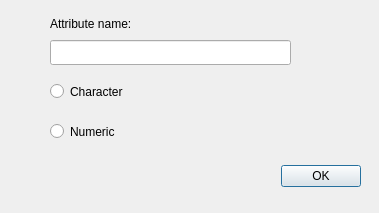
<?xml version="1.0" encoding="UTF-8"?>
<ui version="4.0">
 <class>DialogAddAttribute</class>
 <widget class="QDialog" name="DialogAddAttribute">
  <property name="geometry">
   <rect>
    <x>0</x>
    <y>0</y>
    <width>379</width>
    <height>213</height>
   </rect>
  </property>
  <property name="windowTitle">
   <string>Add Attribute</string>
  </property>
  <widget class="QDialogButtonBox" name="buttonBox">
   <property name="geometry">
    <rect>
     <x>20</x>
     <y>160</y>
     <width>341</width>
     <height>32</height>
    </rect>
   </property>
   <property name="orientation">
    <enum>Qt::Horizontal</enum>
   </property>
   <property name="standardButtons">
    <set>QDialogButtonBox::Ok</set>
   </property>
  </widget>
  <widget class="QLabel" name="label_att_name">
   <property name="geometry">
    <rect>
     <x>50</x>
     <y>10</y>
     <width>301</width>
     <height>28</height>
    </rect>
   </property>
   <property name="text">
    <string>Attribute name:</string>
   </property>
  </widget>
  <widget class="QLineEdit" name="lineEdit_name">
   <property name="geometry">
    <rect>
     <x>50</x>
     <y>40</y>
     <width>241</width>
     <height>25</height>
    </rect>
   </property>
  </widget>
  <widget class="QRadioButton" name="radioButton_character">
   <property name="geometry">
    <rect>
     <x>50</x>
     <y>80</y>
     <width>241</width>
     <height>23</height>
    </rect>
   </property>
   <property name="text">
    <string>Character</string>
   </property>
  </widget>
  <widget class="QRadioButton" name="radioButton_numeric">
   <property name="geometry">
    <rect>
     <x>50</x>
     <y>120</y>
     <width>241</width>
     <height>23</height>
    </rect>
   </property>
   <property name="text">
    <string>Numeric</string>
   </property>
  </widget>
 </widget>
 <resources/>
 <connections>
  <connection>
   <sender>buttonBox</sender>
   <signal>accepted()</signal>
   <receiver>DialogAddAttribute</receiver>
   <slot>accept()</slot>
   <hints>
    <hint type="sourcelabel">
     <x>248</x>
     <y>254</y>
    </hint>
    <hint type="destinationlabel">
     <x>157</x>
     <y>274</y>
    </hint>
   </hints>
  </connection>
  <connection>
   <sender>buttonBox</sender>
   <signal>rejected()</signal>
   <receiver>DialogAddAttribute</receiver>
   <slot>reject()</slot>
   <hints>
    <hint type="sourcelabel">
     <x>316</x>
     <y>260</y>
    </hint>
    <hint type="destinationlabel">
     <x>286</x>
     <y>274</y>
    </hint>
   </hints>
  </connection>
 </connections>
</ui>
